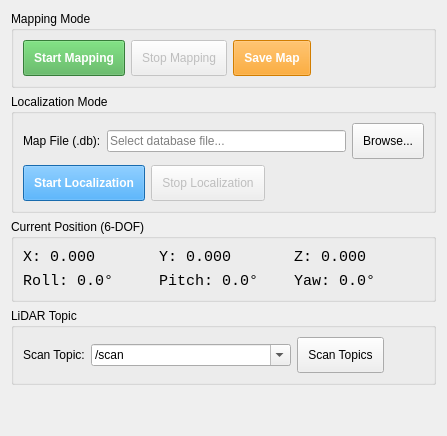
      <widget class="QWidget" name="tabRtabmapRgbdLidar">
       <attribute name="title">
        <string>RTAB-Map RGB-D + LiDAR</string>
       </attribute>
       <layout class="QVBoxLayout" name="verticalLayout_8">
        <item>
         <widget class="QGroupBox" name="groupRgbdLidarMapping">
          <property name="title">
           <string>Mapping Mode</string>
          </property>
          <layout class="QVBoxLayout" name="verticalLayout_9">
           <item>
            <layout class="QHBoxLayout" name="horizontalLayout_9">
             <item>
              <widget class="QPushButton" name="btnStartRgbdLidarMapping">
               <property name="minimumSize">
                <size>
                 <width>0</width>
                 <height>32</height>
                </size>
               </property>
               <property name="text">
                <string>Start Mapping</string>
               </property>
               <property name="styleSheet">
                <string notr="true">background-color: #4CAF50; color: white; font-weight: bold; padding: 10px;</string>
               </property>
              </widget>
             </item>
             <item>
              <widget class="QPushButton" name="btnStopRgbdLidarMapping">
               <property name="enabled">
                <bool>false</bool>
               </property>
               <property name="minimumSize">
                <size>
                 <width>0</width>
                 <height>32</height>
                </size>
               </property>
               <property name="text">
                <string>Stop Mapping</string>
               </property>
               <property name="styleSheet">
                <string notr="true">padding: 10px;</string>
               </property>
              </widget>
             </item>
             <item>
              <widget class="QPushButton" name="btnSaveRgbdLidarMap">
               <property name="enabled">
                <bool>false</bool>
               </property>
               <property name="minimumSize">
                <size>
                 <width>0</width>
                 <height>32</height>
                </size>
               </property>
               <property name="text">
                <string>Save Map</string>
               </property>
               <property name="styleSheet">
                <string notr="true">background-color: #FF9800; color: white; font-weight: bold; padding: 10px;</string>
               </property>
              </widget>
             </item>
             <item>
              <spacer name="horizontalSpacer_7">
               <property name="orientation">
                <enum>Qt::Horizontal</enum>
               </property>
               <property name="sizeHint" stdset="0">
                <size>
                 <width>40</width>
                 <height>20</height>
                </size>
               </property>
              </spacer>
             </item>
            </layout>
           </item>
          </layout>
         </widget>
        </item>
        <item>
         <widget class="QGroupBox" name="groupRgbdLidarLoc">
          <property name="title">
           <string>Localization Mode</string>
          </property>
          <layout class="QVBoxLayout" name="verticalLayout_10">
           <item>
            <layout class="QHBoxLayout" name="horizontalLayout_10">
             <item>
              <widget class="QLabel" name="lblRgbdLidarMapPath">
               <property name="text">
                <string>Map File (.db):</string>
               </property>
              </widget>
             </item>
             <item>
              <widget class="QLineEdit" name="txtRgbdLidarMapPath">
               <property name="placeholderText">
                <string>Select database file...</string>
               </property>
              </widget>
             </item>
             <item>
              <widget class="QPushButton" name="btnBrowseRgbdLidarMap">
               <property name="minimumSize">
                <size>
                 <width>0</width>
                 <height>32</height>
                </size>
               </property>
               <property name="text">
                <string>Browse...</string>
               </property>
               <property name="styleSheet">
                <string notr="true">padding: 10px;</string>
               </property>
              </widget>
             </item>
            </layout>
           </item>
           <item>
            <layout class="QHBoxLayout" name="horizontalLayout_11">
             <item>
              <widget class="QPushButton" name="btnStartRgbdLidarLoc">
               <property name="minimumSize">
                <size>
                 <width>0</width>
                 <height>32</height>
                </size>
               </property>
               <property name="text">
                <string>Start Localization</string>
               </property>
               <property name="styleSheet">
                <string notr="true">background-color: #2196F3; color: white; font-weight: bold; padding: 10px;</string>
               </property>
              </widget>
             </item>
             <item>
              <widget class="QPushButton" name="btnStopRgbdLidarLoc">
               <property name="enabled">
                <bool>false</bool>
               </property>
               <property name="minimumSize">
                <size>
                 <width>0</width>
                 <height>32</height>
                </size>
               </property>
               <property name="text">
                <string>Stop Localization</string>
               </property>
               <property name="styleSheet">
                <string notr="true">padding: 10px;</string>
               </property>
              </widget>
             </item>
             <item>
              <spacer name="horizontalSpacer_8">
               <property name="orientation">
                <enum>Qt::Horizontal</enum>
               </property>
               <property name="sizeHint" stdset="0">
                <size>
                 <width>40</width>
                 <height>20</height>
                </size>
               </property>
              </spacer>
             </item>
            </layout>
           </item>
          </layout>
         </widget>
        </item>
        <item>
         <widget class="QGroupBox" name="groupRgbdLidarPos">
          <property name="title">
           <string>Current Position (6-DOF)</string>
          </property>
          <layout class="QGridLayout" name="gridLayout_2">
           <item row="0" column="0">
            <widget class="QLabel" name="lblRgbdLidarPosX">
             <property name="font">
              <font>
               <family>Monospace</family>
               <pointsize>11</pointsize>
              </font>
             </property>
             <property name="text">
              <string>X: 0.000</string>
             </property>
            </widget>
           </item>
           <item row="0" column="1">
            <widget class="QLabel" name="lblRgbdLidarPosY">
             <property name="font">
              <font>
               <family>Monospace</family>
               <pointsize>11</pointsize>
              </font>
             </property>
             <property name="text">
              <string>Y: 0.000</string>
             </property>
            </widget>
           </item>
           <item row="0" column="2">
            <widget class="QLabel" name="lblRgbdLidarPosZ">
             <property name="font">
              <font>
               <family>Monospace</family>
               <pointsize>11</pointsize>
              </font>
             </property>
             <property name="text">
              <string>Z: 0.000</string>
             </property>
            </widget>
           </item>
           <item row="1" column="0">
            <widget class="QLabel" name="lblRgbdLidarRoll">
             <property name="font">
              <font>
               <family>Monospace</family>
               <pointsize>11</pointsize>
              </font>
             </property>
             <property name="text">
              <string>Roll: 0.0°</string>
             </property>
            </widget>
           </item>
           <item row="1" column="1">
            <widget class="QLabel" name="lblRgbdLidarPitch">
             <property name="font">
              <font>
               <family>Monospace</family>
               <pointsize>11</pointsize>
              </font>
             </property>
             <property name="text">
              <string>Pitch: 0.0°</string>
             </property>
            </widget>
           </item>
           <item row="1" column="2">
            <widget class="QLabel" name="lblRgbdLidarYaw">
             <property name="font">
              <font>
               <family>Monospace</family>
               <pointsize>11</pointsize>
              </font>
             </property>
             <property name="text">
              <string>Yaw: 0.0°</string>
             </property>
            </widget>
           </item>
          </layout>
         </widget>
        </item>
        <item>
         <widget class="QGroupBox" name="groupLidarTopic">
          <property name="title">
           <string>LiDAR Topic</string>
          </property>
          <layout class="QHBoxLayout" name="horizontalLayoutLidarTopic">
           <item>
            <widget class="QLabel" name="lblLidarTopic">
             <property name="text">
              <string>Scan Topic:</string>
             </property>
            </widget>
           </item>
           <item>
            <widget class="QComboBox" name="cmbLidarTopic">
             <property name="minimumSize">
              <size>
               <width>200</width>
               <height>0</height>
              </size>
             </property>
             <property name="editable">
              <bool>true</bool>
             </property>
             <item>
              <property name="text">
               <string>/scan</string>
              </property>
             </item>
            </widget>
           </item>
           <item>
            <widget class="QPushButton" name="btnScanTopics">
             <property name="minimumSize">
              <size>
               <width>0</width>
               <height>32</height>
              </size>
             </property>
             <property name="text">
              <string>Scan Topics</string>
             </property>
             <property name="styleSheet">
              <string notr="true">padding: 10px;</string>
             </property>
            </widget>
           </item>
           <item>
            <spacer name="horizontalSpacerLidarTopic">
             <property name="orientation">
              <enum>Qt::Horizontal</enum>
             </property>
             <property name="sizeHint" stdset="0">
              <size>
               <width>40</width>
               <height>20</height>
              </size>
             </property>
            </spacer>
           </item>
          </layout>
         </widget>
        </item>
        <item>
         <spacer name="verticalSpacer_3">
          <property name="orientation">
           <enum>Qt::Vertical</enum>
          </property>
          <property name="sizeHint" stdset="0">
           <size>
            <width>20</width>
            <height>40</height>
           </size>
          </property>
         </spacer>
        </item>
       </layout>
      </widget>
